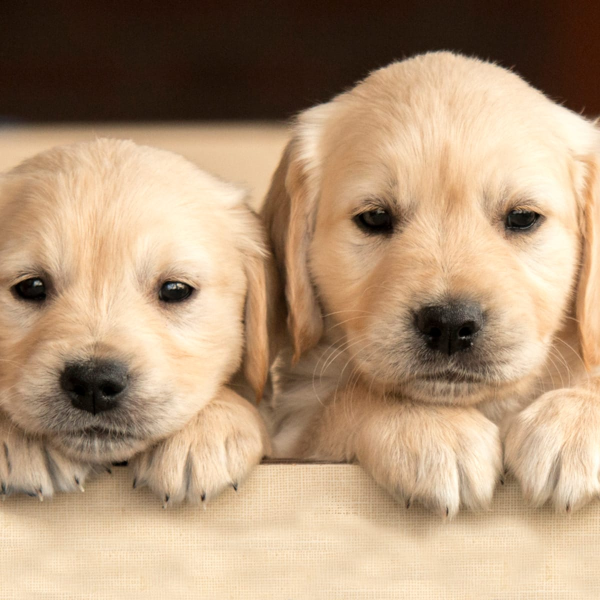
//> input picture cpp_opencv/photos/dog2.jpg, 1200 x 1200 px (shown at 1/2 size)
$ ./spaces   (built with g++ and OpenCV 4)
//> lines starting //> are read from the running program, lines starting //| are printed output that depends on the picture
#include <opencv2/opencv.hpp>
#include <stdio.h>
#include <string>

using namespace cv;

std::string photo = "../../photos/dog2.jpg";

int main(){
    Mat image = imread(photo);
//> image is the input picture: 1200 rows x 1200 cols, CV_8UC3; mean B, G, R 120.1, 149.1, 177.1
    resize(image, image, cv::Size(), 0.2, 0.2);
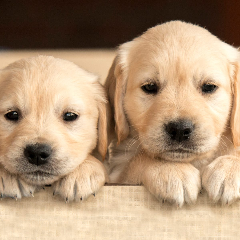
//> image: 240 rows x 240 cols, CV_8UC3; mean B, G, R 120.1, 149.1, 177.1
    imshow("dog", image);

    Mat gray;
    cvtColor(image, gray, COLOR_BGR2GRAY);
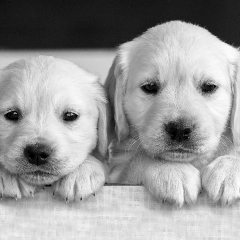
//> gray: 240 rows x 240 cols, CV_8UC1; min 0, max 254, mean 154.2
    imshow("gray", gray);

    Mat hsv;
    cvtColor(image, hsv, COLOR_BGR2HSV);
//> hsv: 240 rows x 240 cols, CV_8UC3; mean H, S, V 15.1, 99.7, 177.1
    imshow("hsv", hsv);
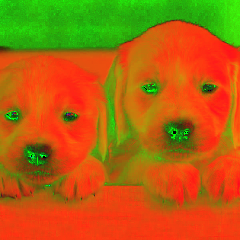
//> window 'hsv': 240 rows x 240 cols, CV_8UC3; mean B, G, R 15.1, 99.7, 177.1

    Mat lab;
    cvtColor(image, lab, COLOR_BGR2Lab);
//> lab: 240 rows x 240 cols, CV_8UC3; mean of channels 0, 1, 2 158.3, 134.5, 147
    imshow("lab", lab);
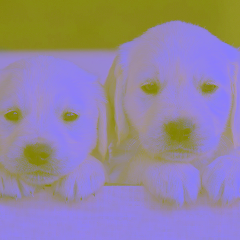
//> window 'lab': 240 rows x 240 cols, CV_8UC3; mean B, G, R 158.3, 134.5, 147

    Mat rgb;
    cvtColor(image, rgb, COLOR_BGR2RGB);
    imshow("rgb", rgb);

    // inverses also work (only no grayscale to hsc)
    Mat hsv_bgr;
    cvtColor(hsv, hsv_bgr, COLOR_HSV2BGR);
    imshow("hsv_bgr", hsv_bgr);

    Mat lab_bgr;
    cvtColor(lab, lab_bgr, COLOR_Lab2BGR);
    imshow("lab2bgr", lab_bgr);


    waitKey(0);
    return 0;
}

$ run again, with cpp_opencv/photos/dog1.jpg copied over cpp_opencv/photos/dog2.jpg
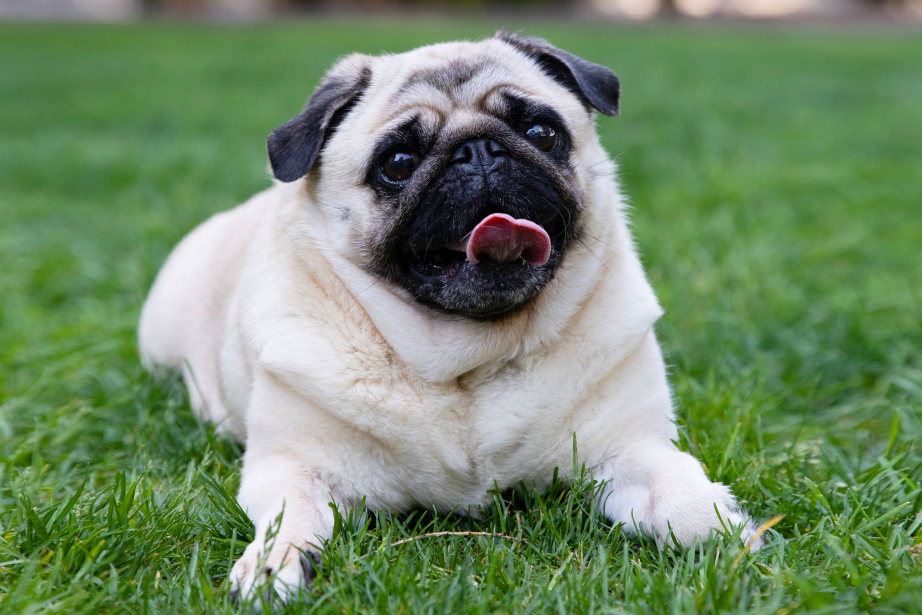
//> input picture cpp_opencv/photos/dog1.jpg, 2765 x 1843 px (shown at 1/3 size)
//> image is the input picture: 1843 rows x 2765 cols, CV_8UC3; mean B, G, R 105.2, 138.7, 114.6
//> image: 369 rows x 553 cols, CV_8UC3
//> hsv: 369 rows x 553 cols, CV_8UC3; mean H, S, V 68.8, 85.2, 142.1
//> `imshow("hsv", hsv);`:
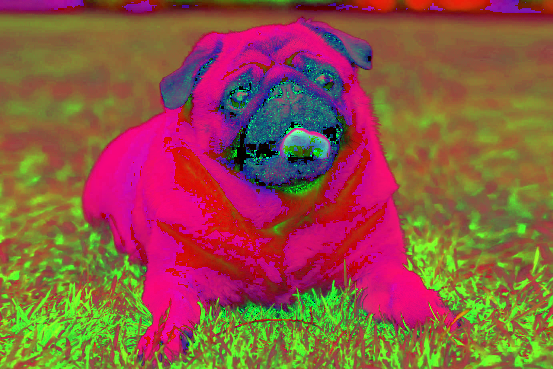
//> window 'hsv': 369 rows x 553 cols, CV_8UC3; mean B, G, R 68.8, 85.2, 142.1
//> lab: 369 rows x 553 cols, CV_8UC3; mean of channels 0, 1, 2 139.6, 113.3, 143.3
//> `imshow("lab", lab);`:
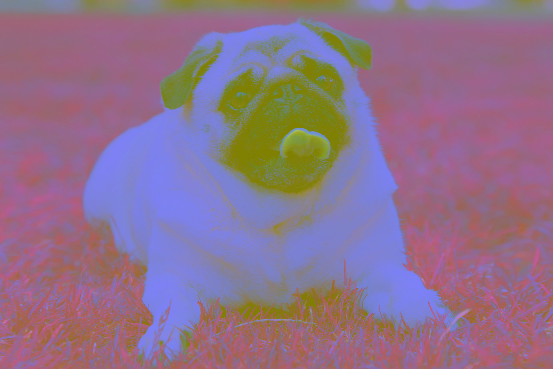
//> window 'lab': 369 rows x 553 cols, CV_8UC3; mean B, G, R 139.6, 113.3, 143.3

$ run again, with cpp_opencv/photos/dog3.jpg copied over cpp_opencv/photos/dog2.jpg
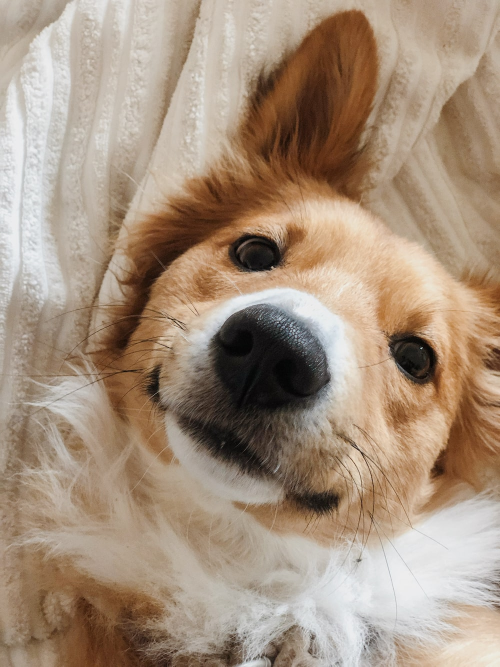
//> input picture cpp_opencv/photos/dog3.jpg, 1000 x 1333 px (shown at 1/2 size)
//> image is the input picture: 1333 rows x 1000 cols, CV_8UC3; mean B, G, R 125.4, 144.8, 165.5
//> image: 267 rows x 200 cols, CV_8UC3
//> hsv: 267 rows x 200 cols, CV_8UC3; mean H, S, V 24.1, 71.3, 165.8
//> `imshow("hsv", hsv);`:
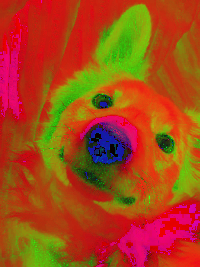
//> window 'hsv': 267 rows x 200 cols, CV_8UC3; mean B, G, R 24.1, 71.3, 165.8
//> lab: 267 rows x 200 cols, CV_8UC3; mean of channels 0, 1, 2 155.2, 133.3, 141.7
//> `imshow("lab", lab);`:
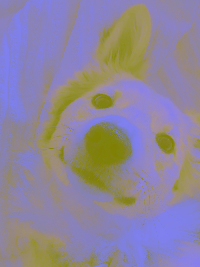
//> window 'lab': 267 rows x 200 cols, CV_8UC3; mean B, G, R 155.2, 133.3, 141.7
